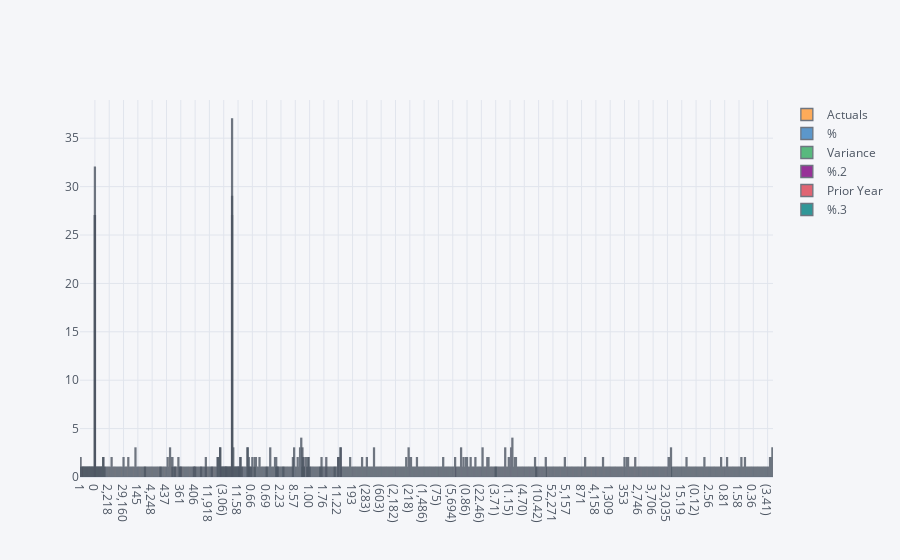

The notebook cell this image was saved under:
### Code cell
p3[['Actuals','%','Variance','%.2','Prior Year','%.3']].iplot(kind='hist') # Period to date for period 3

### Figure 1 — Plotly figure (JSON) as saved in the notebook; plotly's stock layout.template omitted (floating-point values rounded to 4 significant figures; data arrays with more than 128 entries replaced by an {"elided": "..."} marker saying what was removed)
{"data": [{"histfunc": "count", "histnorm": "", "marker": {"color": "rgba(255, 153, 51, 1.0)", "line": {"color": "#4D5663", "width": 1.3}}, "name": "Actuals", "opacity": 0.8, "orientation": "v", "type": "histogram", "x": {"elided": "161 str values"}}, {"histfunc": "count", "histnorm": "", "marker": {"color": "rgba(55, 128, 191, 1.0)", "line": {"color": "#4D5663", "width": 1.3}}, "name": "%", "opacity": 0.8, "orientation": "v", "type": "histogram", "x": {"elided": "161 str values"}}, {"histfunc": "count", "histnorm": "", "marker": {"color": "rgba(50, 171, 96, 1.0)", "line": {"color": "#4D5663", "width": 1.3}}, "name": "Variance", "opacity": 0.8, "orientation": "v", "type": "histogram", "x": {"elided": "161 str values"}}, {"histfunc": "count", "histnorm": "", "marker": {"color": "rgba(128, 0, 128, 1.0)", "line": {"color": "#4D5663", "width": 1.3}}, "name": "%.2", "opacity": 0.8, "orientation": "v", "type": "histogram", "x": {"elided": "161 str values"}}, {"histfunc": "count", "histnorm": "", "marker": {"color": "rgba(219, 64, 82, 1.0)", "line": {"color": "#4D5663", "width": 1.3}}, "name": "Prior Year", "opacity": 0.8, "orientation": "v", "type": "histogram", "x": {"elided": "161 str values"}}, {"histfunc": "count", "histnorm": "", "marker": {"color": "rgba(0, 128, 128, 1.0)", "line": {"color": "#4D5663", "width": 1.3}}, "name": "%.3", "opacity": 0.8, "orientation": "v", "type": "histogram", "x": {"elided": "161 str values"}}], "layout": {"barmode": "overlay", "legend": {"bgcolor": "#F5F6F9", "font": {"color": "#4D5663"}}, "paper_bgcolor": "#F5F6F9", "plot_bgcolor": "#F5F6F9", "title": {"font": {"color": "#4D5663"}}, "xaxis": {"gridcolor": "#E1E5ED", "showgrid": true, "tickfont": {"color": "#4D5663"}, "title": {"font": {"color": "#4D5663"}, "text": ""}, "zerolinecolor": "#E1E5ED"}, "yaxis": {"gridcolor": "#E1E5ED", "showgrid": true, "tickfont": {"color": "#4D5663"}, "title": {"font": {"color": "#4D5663"}, "text": ""}, "zerolinecolor": "#E1E5ED"}}}
